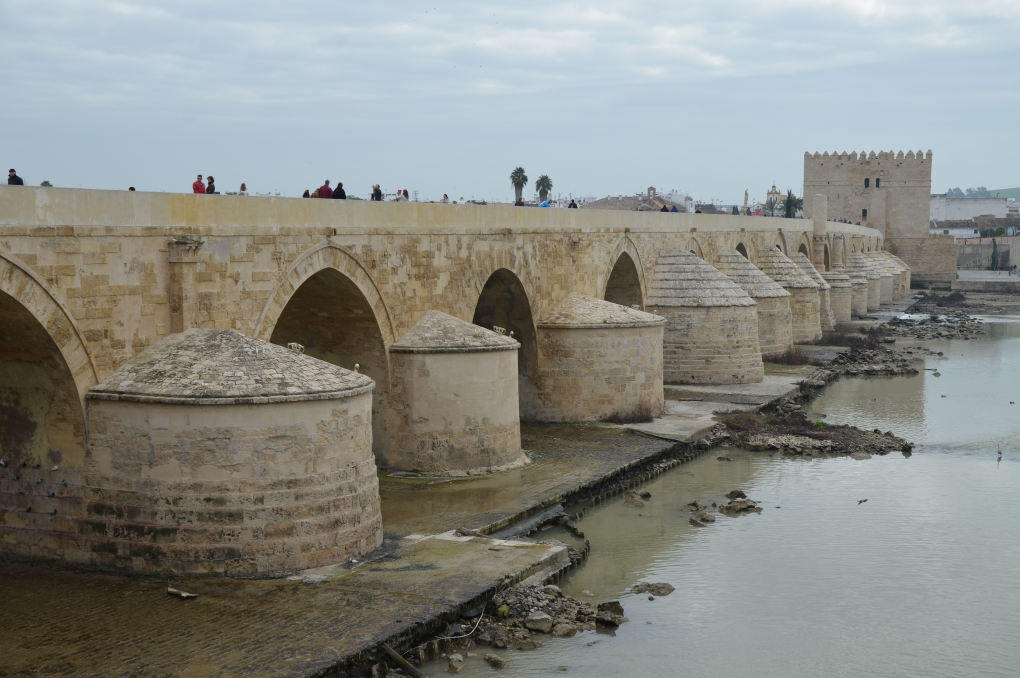
#> input picture images/0032.png, 2040 x 1356 px, found by its file name (shown at 1/2 size); its folder holds only this picture in this run
$ python run_k_sensitivity.py --image images/0032.png
#> lines starting #> are read from the running program, lines starting #| are printed output that depends on the picture
### fic_core.py
"""
=============================================================================
fic_core.py - Fractal Image Compression 共用核心模組
=============================================================================

本模組包含所有 FIC encoder 共用的元件。任何新方法 (PSO, PPSO, Memetic, ...)
只需 import 此模組，並實作自己的 encode 函式即可。

■ 共用組件 (不需要重寫)：
    - 影像分割 (range / domain blocks)
    - Isometry 變換 (8 種對稱)
    - Affine 參數計算 (s, o 的最小二乘解) ← 也是 fitness function 的核心
    - Decoding (Banach 不動點迭代)
    - PSNR 計算
    - I/O 與 pipeline (run_pipeline)

■ 設計原則：
    - 所有 encoder 共用相同 fitness 評估邏輯 → 公平比較
    - 所有 encoder 共用相同 decoder → 結果格式一致
    - encoder 之間的差異只在「搜索策略」(search strategy)
=============================================================================
"""

import numpy as np
from PIL import Image
import time
import os
import json


# =============================================================================
# Part 1: 影像分割 (Image Partitioning)
# =============================================================================

def extract_range_blocks(image, block_size=8):
    """
    將影像切成不重疊的 range blocks。

    Returns:
        blocks: list of 2D float64 arrays, shape=(block_size, block_size)
        positions: list of (row, col) 左上角座標
    """
    h, w = image.shape
    blocks, positions = [], []
    for i in range(0, h, block_size):
        for j in range(0, w, block_size):
            block = image[i:i + block_size, j:j + block_size]
            if block.shape == (block_size, block_size):
                blocks.append(block.astype(np.float64))
                positions.append((i, j))
    return blocks, positions


def extract_domain_blocks(image, domain_size=16, stride=8, range_size=8):
    """
    提取 domain blocks 並 downsample (2x2 average pooling) 到 range_size。

    stride 決定 domain pool 大小：
      stride=8  -> 31² = 961 blocks
      stride=4  -> 61² = 3721 blocks (更密但更慢)
    """
    h, w = image.shape
    blocks, positions = [], []
    scale = domain_size // range_size

    for i in range(0, h - domain_size + 1, stride):
        for j in range(0, w - domain_size + 1, stride):
            block = image[i:i + domain_size, j:j + domain_size].astype(np.float64)
            downsampled = block.reshape(
                range_size, scale, range_size, scale
            ).mean(axis=(1, 3))
            blocks.append(downsampled)
            positions.append((i, j))
    return blocks, positions


# =============================================================================
# Part 2: Isometry 變換 (8 種等距變換)
# =============================================================================

def apply_isometry(block, iso_type):
    """8 種 Dihedral group 變換。"""
    if iso_type == 0:   return block.copy()
    elif iso_type == 1: return np.rot90(block, 1)
    elif iso_type == 2: return np.rot90(block, 2)
    elif iso_type == 3: return np.rot90(block, 3)
    elif iso_type == 4: return np.fliplr(block)
    elif iso_type == 5: return np.flipud(block)
    elif iso_type == 6: return block.T
    elif iso_type == 7: return np.rot90(block, 1).T
    else: raise ValueError(f"Invalid isometry: {iso_type}")


def precompute_all_isometries(domain_blocks):
    """
    預計算所有 domain blocks × 8 種 isometry 的查表。
    Returns: array shape=(n_domains, 8, block_size, block_size)
    所有 encoder 都共用這個查表 (避免重複計算)。
    """
    n = len(domain_blocks)
    bs = domain_blocks[0].shape[0]
    result = np.zeros((n, 8, bs, bs))
    for d_idx in range(n):
        for iso in range(8):
            result[d_idx, iso] = apply_isometry(domain_blocks[d_idx], iso)
    return result


# =============================================================================
# Part 3: Fitness Function (所有 encoder 的核心)
# =============================================================================
#
# 給定 (range_block, domain_block, isometry)，計算最優 (s, o) 與對應 MSE。
# 這是所有 encoder 共用的「目標函數」評估邏輯。
#
# Full Search:    對每個 (d, k) 組合都呼叫一次
# PSO/PPSO:       每個粒子的 fitness 評估呼叫一次
# Memetic:        global search + local search 都呼叫
# =============================================================================

# [107 lines left out: functions compute_affine_params, evaluate_candidate, decode, compute_psnr, not called in this run]


def load_image_as_gray(image_path, image_size=256):
    """讀圖 → 灰階 → image_size × image_size (LANCZOS resize)。"""
    img = Image.open(image_path).convert('L')
    if img.size != (image_size, image_size):
        img = img.resize((image_size, image_size), Image.LANCZOS)
    return np.array(img)


# 向後相容：保留舊名稱
def load_image_as_gray256(image_path):
    """[Deprecated] 用 load_image_as_gray(path, 256) 代替。"""
    return load_image_as_gray(image_path, 256)


# [38 lines left out: functions save_codes_and_stats, estimate_compression_ratio, not called in this run]


# =============================================================================
# Part 6: 統一的 Pipeline (run_pipeline)
# =============================================================================
#
# 任何 encoder 都可以套用此 pipeline。Encoder 只需符合介面：
#
#   encode_fn(image, range_size, domain_size, domain_stride, **kwargs)
#       -> (fractal_codes, encoding_time, stats, domain_positions)
# =============================================================================

def run_pipeline(encode_fn, image_path, method_name,
                 output_dir="results",
                 image_size=256,
                 range_size=8, domain_size=16, domain_stride=8,
                 decode_iterations=20, save_outputs=True,
                 save_fic=True,
                 **encoder_kwargs):
    """
    通用 pipeline: load → encode → decode → evaluate → save

    Args:
        encode_fn:    encoder 函式
        image_path:   影像路徑
        method_name:  方法名稱
        image_size:   讀圖後 resize 的目標邊長 (預設 256)
        range_size, domain_size, domain_stride: FIC 分割參數
        encoder_kwargs: 傳給 encoder 的額外參數
    """
    image_name = os.path.splitext(os.path.basename(image_path))[0]
    image = load_image_as_gray(image_path, image_size)

    print(f"\n{'#' * 64}")
    print(f"  [{method_name.upper()}]  Processing: {image_name}")
    print(f"  Image: {image.shape}, range=[{image.min()}, {image.max()}]")
    if encoder_kwargs:
        print(f"  Encoder params: {encoder_kwargs}")
    print(f"{'#' * 64}\n")

    # --- Encoding ---
    fractal_codes, enc_time, stats, _ = encode_fn(
        image,
        range_size=range_size,
        domain_size=domain_size,
        domain_stride=domain_stride,
        **encoder_kwargs
    )

    # --- Decoding ---
    reconstructed = decode(
        fractal_codes, image.shape,
        range_size, domain_size, decode_iterations
    )

    # --- 評估 ---
    psnr_actual = compute_psnr(image, reconstructed)
    cr, bits_per_code = estimate_compression_ratio(
        image.shape, stats['n_range'], stats['n_domain']
    )

    stats['method'] = method_name
    stats['image'] = image_name
    stats['psnr_actual'] = round(psnr_actual, 2)
    stats['compression_ratio'] = round(cr, 2)
    stats['bits_per_code'] = bits_per_code
    stats['decode_iterations'] = decode_iterations

    # --- 儲存 ---
    if save_outputs:
        os.makedirs(output_dir, exist_ok=True)
        Image.fromarray(image).save(
            os.path.join(output_dir, f"{image_name}_original.png"))
        Image.fromarray(reconstructed).save(
            os.path.join(output_dir, f"{image_name}_{method_name}_reconstructed.png"))

        diff = np.abs(image.astype(np.float64) - reconstructed.astype(np.float64))
        Image.fromarray(np.clip(diff * 5, 0, 255).astype(np.uint8)).save(
            os.path.join(output_dir, f"{image_name}_{method_name}_diff_x5.png"))

        save_codes_and_stats(output_dir, image_name, method_name, stats, fractal_codes)

        # --- 儲存 .fic 二進制壓縮檔 ---
        if save_fic:
            from fic_bitstream import save_fic as _save_fic
            fic_path = os.path.join(output_dir,
                                    f"{image_name}_{method_name}.fic")
            fic_size = _save_fic(
                fic_path, fractal_codes, image.shape,
                range_size=range_size, domain_size=domain_size,
                domain_stride=domain_stride, n_domain=stats['n_domain'],
            )
            stats['fic_file_size_bytes'] = fic_size
            stats['fic_file_size_kb'] = round(fic_size / 1024, 2)

    print(f"\n  === SUMMARY: {image_name} ({method_name}) ===")
    print(f"    Encoding time:     {enc_time:.2f} sec")
    print(f"    PSNR:              {psnr_actual:.2f} dB")
    print(f"    Compression ratio: {cr:.1f}:1")
    print(f"    Avg MSE:           {stats['mse_mean']:.4f}")
    if 'n_evaluations' in stats:
        print(f"    Fitness evals:     {stats['n_evaluations']:,}")
    if 'fic_file_size_kb' in stats:
        print(f"    .fic file size:    {stats['fic_file_size_kb']} KB  "
              f"(original: {image.shape[0]*image.shape[1]//1024} KB)")
    print()

    return stats


# [17 lines left out: function print_summary_table, not called in this run]

### encoders/feature_kdtree.py
"""
=============================================================================
encoders/feature_kdtree.py - Feature-Guided Exhaustive with KD-Tree Acceleration
=============================================================================

和 feature_exhaustive.py 相同的 encoding 邏輯 (top-K × 8 exhaustive search),
但 candidate pool construction 改用 scipy.spatial.KDTree, 把 O(M×P) brute-force
降到 O(M × K × log P), 預處理從 ~180s 降到 ~3-5s。

這是我們最終提出的方法: Feature-Guided Domain Selection (FGDS)。

用法:
    python run_experiments.py --methods feature_kdtree

    # 或獨立執行
    python -m encoders.feature_kdtree images/0007.png

=============================================================================
"""

import numpy as np
import time
import sys, os

sys.path.insert(0, os.path.dirname(os.path.dirname(os.path.abspath(__file__))))
import fic_core as core
from encoders.feature_guided_pso import extract_features


# [32 lines left out: function build_candidate_pools_kdtree, not called in this run]


def encode_feature_kdtree(image,
                          range_size=8, domain_size=16, domain_stride=8,
                          top_k=40,
                          feature_normalize=True,
                          feature_weights=None,
                          ffe_budget_per_block=None,
                          seed=42,
                          **_ignored):
    """
    Feature-Guided Domain Selection with KD-Tree acceleration.

    Pipeline:
      1. Extract 8-dim isometry-invariant features for all blocks
      2. Build candidate pools using KD-Tree (fast!)
      3. Exhaustive search within top-K × 8 isometries

    Returns:
        fractal_codes, encoding_time, stats, domain_positions
    """
    print("=" * 60)
    print("  Feature-Guided Domain Selection (KD-Tree)")
    print("=" * 60)
    print(f"  top_k={top_k} → {top_k * 8} FFE per range block (exhaustive)")

    # Extract blocks
    range_blocks, range_positions = core.extract_range_blocks(image, range_size)
    domain_blocks, domain_positions = core.extract_domain_blocks(
        image, domain_size, domain_stride, range_size
    )
    n_range = len(range_blocks)
    n_domain = len(domain_blocks)

    print(f"  Range blocks: {n_range}, Domain blocks: {n_domain}")
    print(f"  Search space reduction: {n_domain * 8} → {top_k * 8} "
          f"({n_domain * 8 / (top_k * 8):.0f}×)")

    # Precompute isometries
    print("  Precomputing isometries...", end=" ", flush=True)
    all_iso = core.precompute_all_isometries(domain_blocks)
    print("done")

    # Stage 1: Feature extraction
    print("  Extracting features...", end=" ", flush=True)
    t_feat0 = time.time()
    range_feats = extract_features(range_blocks)
    domain_feats = extract_features(domain_blocks)

    if feature_normalize:
        mu = domain_feats.mean(axis=0)
        sigma = domain_feats.std(axis=0) + 1e-8
        domain_feats_n = (domain_feats - mu) / sigma
        range_feats_n = (range_feats - mu) / sigma
    else:
        domain_feats_n = domain_feats
        range_feats_n = range_feats

    # Apply feature weights (scales each dimension before distance computation)
    if feature_weights is not None:
        w = np.array(feature_weights, dtype=np.float64)
        assert w.shape == (domain_feats_n.shape[1],), \
            f"feature_weights must have {domain_feats_n.shape[1]} elements, got {w.shape}"
        domain_feats_n = domain_feats_n * w
        range_feats_n = range_feats_n * w
        print(f"  Feature weights: {np.round(w, 3)}")

    t_feat = time.time() - t_feat0
    print(f"done ({t_feat:.2f}s)")

    # Stage 2: KD-Tree candidate pool construction
    print(f"  Building candidate pools via KD-Tree (top-{top_k})...", end=" ", flush=True)
    t_pool0 = time.time()
    candidate_pools = build_candidate_pools_kdtree(
        range_feats_n, domain_feats_n, top_k
    )
    t_pool = time.time() - t_pool0
    feature_setup_time = time.time() - t_feat0
    print(f"done ({t_pool:.2f}s)")
    print(f"  Total preprocessing: {feature_setup_time:.2f}s "
          f"(features: {t_feat:.2f}s + KD-Tree: {t_pool:.2f}s)")

    # Stage 3: Exhaustive search within candidate pool
    print(f"  Running exhaustive search for {n_range} range blocks...")
    fractal_codes = []
    total_evals = 0
    all_conv_logs = []
    t0 = time.time()

    for r_idx in range(n_range):
        r_block = range_blocks[r_idx]
        pool = candidate_pools[r_idx]
        k_cand = len(pool)

        best_mse = np.inf
        best_d_idx = int(pool[0])
        best_iso = 0
        best_s, best_o = 0.0, 0.0
        n_evals = 0
        conv_log = []

        for ci in range(k_cand):
            d_idx = int(pool[ci])
            for iso in range(8):
                if ffe_budget_per_block is not None and n_evals >= ffe_budget_per_block:
                    break

                s, o, mse = core.evaluate_candidate(r_block, all_iso, d_idx, iso)
                n_evals += 1

                if abs(s) >= 1.0:
                    continue
                if mse < best_mse:
                    best_mse = mse
                    best_d_idx = d_idx
                    best_iso = iso
                    best_s, best_o = float(s), float(o)
                    conv_log.append((n_evals, float(best_mse)))

            if ffe_budget_per_block is not None and n_evals >= ffe_budget_per_block:
                break

        if not conv_log:
            conv_log.append((n_evals, float(best_mse)))
        all_conv_logs.append(conv_log)
        total_evals += n_evals

        fractal_codes.append({
            'range_pos': range_positions[r_idx],
            'domain_idx': best_d_idx,
            'domain_pos': domain_positions[best_d_idx],
            'isometry': best_iso,
            'contrast': best_s,
            'brightness': best_o,
            'mse': float(best_mse),
        })

        if (r_idx + 1) % 256 == 0 or r_idx == n_range - 1:
            elapsed = time.time() - t0
            pct = (r_idx + 1) / n_range * 100
            eta = elapsed / (r_idx + 1) * (n_range - r_idx - 1)
            print(f"    [{r_idx+1:4d}/{n_range}] {pct:5.1f}%  "
                  f"elapsed={elapsed:.1f}s  ETA={eta:.1f}s")

    encoding_time = time.time() - t0

    # Convergence curve
    from convergence import aggregate_convergence
    budget = ffe_budget_per_block or (top_k * 8)
    convergence_curve = aggregate_convergence(all_conv_logs, budget)

    all_mse = [c['mse'] for c in fractal_codes]
    mean_mse = float(np.mean(all_mse))
    psnr = 10 * np.log10(255.0 ** 2 / mean_mse) if mean_mse > 0 else float('inf')

    stats = {
        'n_range': n_range, 'n_domain': n_domain,
        'n_evaluations': total_evals,
        'n_evals_global': total_evals, 'n_evals_ls': 0,
        'ls_triggers': 0, 'ls_improvements': 0,
        'encoding_time_sec': round(encoding_time, 3),
        'feature_setup_time_sec': round(feature_setup_time, 3),
        'feature_extract_time_sec': round(t_feat, 3),
        'kdtree_build_query_time_sec': round(t_pool, 3),
        'mse_mean': round(mean_mse, 4),
        'mse_max': round(float(np.max(all_mse)), 4),
        'psnr_db': round(psnr, 2),
        'convergence_curve': convergence_curve,
        'fgds_top_k': top_k,
        'feature_weights': list(feature_weights) if feature_weights is not None else None,
    }

    print(f"\n  FGDS-KDTree complete | "
          f"Preprocess: {feature_setup_time:.2f}s | "
          f"Encode: {encoding_time:.2f}s | "
          f"Total: {feature_setup_time + encoding_time:.2f}s | "
          f"Evals: {total_evals:,} | PSNR: {psnr:.2f} dB\n")

    return fractal_codes, encoding_time, stats, domain_positions


# [8 lines that do not run on import are left out]

### run_k_sensitivity.py
"""
=============================================================================
run_k_sensitivity.py - Experiment 3: FGDS Candidate Pool Size (K) Sensitivity
=============================================================================

對 FGDS+KDTree 方法測試不同的 candidate pool size K，
觀察 K 如何影響 PSNR 和 encoding time。

■ K 值: 5, 10, 20, 40, 80, 160
■ 每個 K 值在全部 10 張圖各跑一次 (deterministic, feature pool 不含隨機)
■ 使用 FGDS+KDTree（快速前處理），FFE budget=800 統一 x 軸比較

結論: K=80 在品質和速度之間取得最好平衡。

用法:
    # 完整執行（10 張圖 × 6 個 K 值）
    python run_k_sensitivity.py \\
        --image-size 1024 --range-size 4 --domain-size 8 --domain-stride 4 \\
        --ffe-budget 800 --k-values 5 10 20 40 80 160 --output-dir results_exp3

    # 快速測試單張圖
    python run_k_sensitivity.py --image 0007 \\
        --image-size 1024 --range-size 4 --domain-size 8 --domain-stride 4 \\
        --ffe-budget 800 --output-dir results_exp3_test

畫圖:
    python plot_convergence.py results_exp3/

結果: results_exp3/
    - k_sensitivity_TIMESTAMP.csv
    - convergence_IMAGE_run0.json  (all K values for each image)
=============================================================================
"""

import argparse
import os
import sys
import numpy as np
import csv
from datetime import datetime

import fic_core as core
from encoders.feature_kdtree import encode_feature_kdtree


def collect_images(image_dir, single_image=None):
    """收集影像清單。"""
    if single_image:
        for ext in ['', '.png', '.jpg', '.bmp']:
            cand = os.path.join(image_dir, single_image + ext)
            if os.path.exists(cand):
                return [cand]
        if os.path.exists(single_image):
            return [single_image]
        print(f"Error: image '{single_image}' not found.")
        sys.exit(1)
    files = sorted([
        os.path.join(image_dir, f) for f in os.listdir(image_dir)
        if f.lower().endswith(('.png', '.jpg', '.jpeg', '.bmp'))
    ])
    if not files:
        print(f"No images found in {image_dir}/")
        sys.exit(1)
    return files


def main():
    parser = argparse.ArgumentParser(
        description="FGDS K-Sensitivity Experiment",
        formatter_class=argparse.ArgumentDefaultsHelpFormatter,
    )
    parser.add_argument('--k-values', nargs='+', type=int,
                        default=[5, 10, 20, 40, 80, 160],
                        help='K values to test')
    parser.add_argument('--image', type=str, default=None,
                        help='Single image name (default: all in images/)')
    parser.add_argument('--image-dir', type=str, default='images')
    parser.add_argument('--image-size', type=int, default=1024)
    parser.add_argument('--range-size', type=int, default=4)
    parser.add_argument('--domain-size', type=int, default=8)
    parser.add_argument('--domain-stride', type=int, default=4)
    parser.add_argument('--output-dir', type=str, default='results_exp3')
    parser.add_argument('--ffe-budget', type=int, default=800,
                        help='FFE budget per block (must match Exp1 for fair comparison; '
                             'K=80 uses 640 FFE, budget=800 leaves headroom)')
    args = parser.parse_args()

    images = collect_images(args.image_dir, args.image)

    print(f"\n{'=' * 72}")
    print(f"  FGDS K-Sensitivity Experiment")
    print(f"{'=' * 72}")
    print(f"  K values:     {args.k_values}")
    print(f"  Images:       {[os.path.basename(p) for p in images]}")
    print(f"  Image size:   {args.image_size}×{args.image_size}")
    print(f"  Block params: range={args.range_size}, "
          f"domain={args.domain_size}, stride={args.domain_stride}")
    print(f"  Output:       {args.output_dir}/")

    # 預估時間
    n_configs = len(args.k_values) * len(images)
    est_minutes = n_configs * 6  # ~6 min per (K, image) on 1024
    print(f"  Configs:      {n_configs} total ({len(args.k_values)} K × {len(images)} images)")
    print(f"  Est. time:    ~{est_minutes} min ({est_minutes/60:.1f} hr)")
    print(f"{'=' * 72}\n")

    all_results = []

    for k in args.k_values:
        for image_path in images:
            image_name = os.path.splitext(os.path.basename(image_path))[0]
            method_name = f"fgds_k{k}"

            print(f"\n{'─' * 60}")
            print(f"  K={k}  image={image_name}  "
                  f"FFEs/block={k * 8}")
            print(f"{'─' * 60}")

            stats = core.run_pipeline(
                encode_feature_kdtree,
                image_path,
                method_name=method_name,
                output_dir=args.output_dir,
                image_size=args.image_size,
                range_size=args.range_size,
                domain_size=args.domain_size,
                domain_stride=args.domain_stride,
                decode_iterations=20,
                save_fic=False,
                save_outputs=(k == 80),  # 只存 K=80 的 reconstructed image
                # encoder kwargs:
                top_k=k,
                feature_normalize=True,
                ffe_budget_per_block=args.ffe_budget,  # 統一 budget 以便與 PSO 比較
            )
#> in load_image_as_gray, `img = Image.open(image_path).convert('L')`:
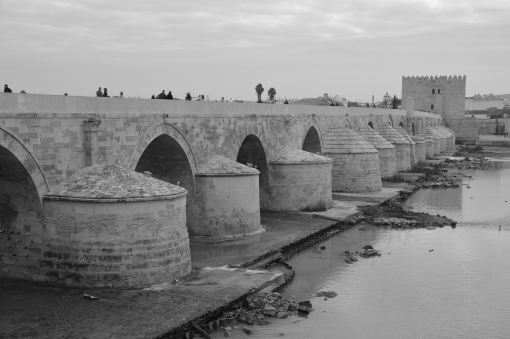
#> img: PIL image 2040x1356 L (shown at 1/4 size); min 6, max 246, mean 136.5
#> in load_image_as_gray, `img = img.resize((image_size, image_size), Image.LANCZOS)`:
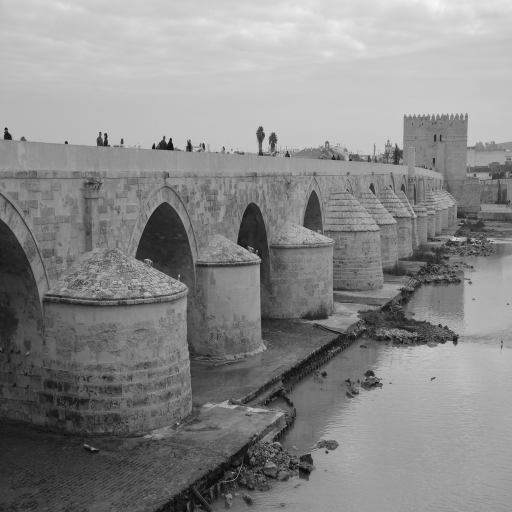
#> img: PIL image 1024x1024 L (shown at 1/2 size); min 5, max 246, mean 136.5
#|   Image: (1024, 1024), range=[5, 246]
#> (the rest of the program and of its run is left out)
